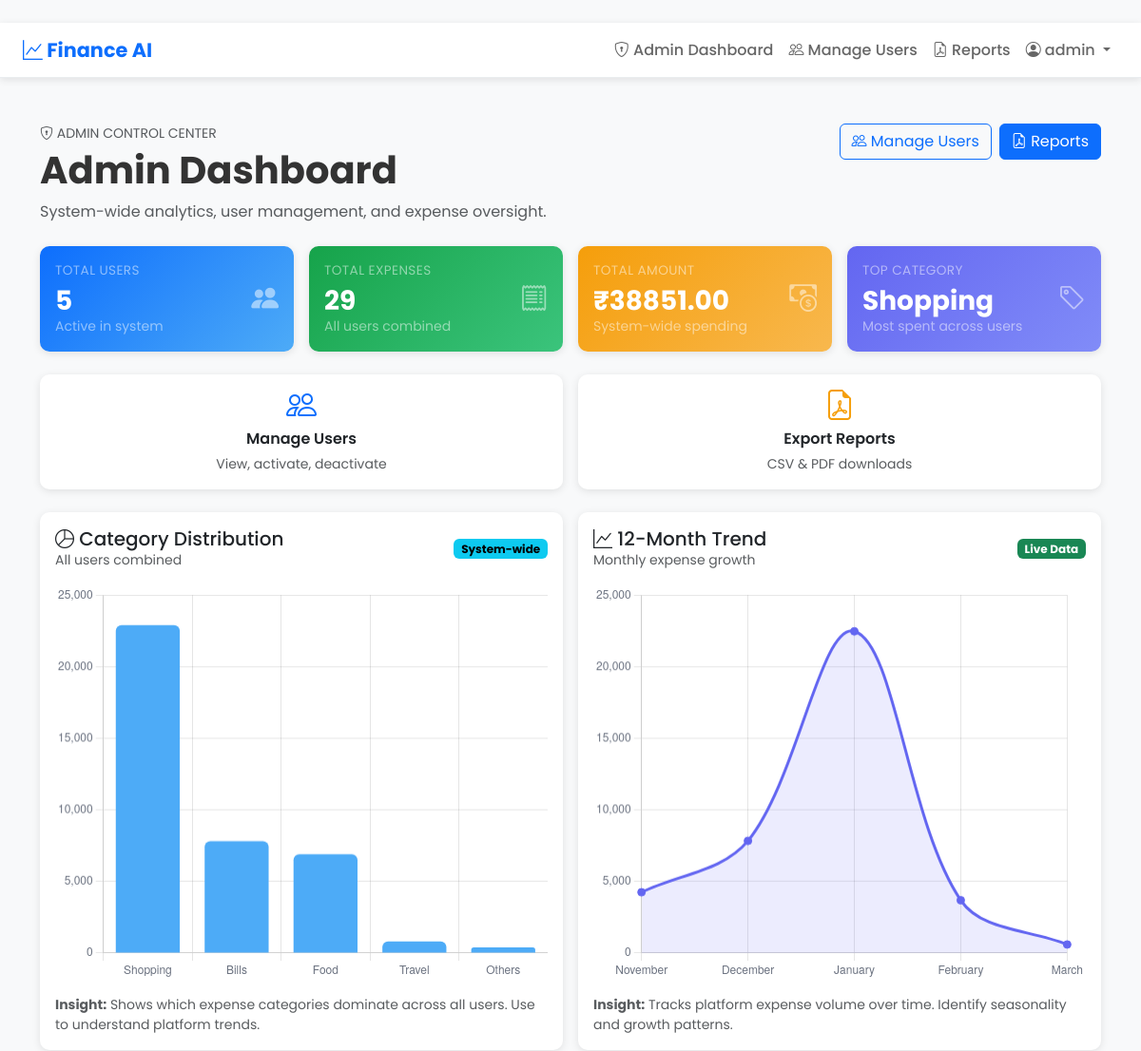
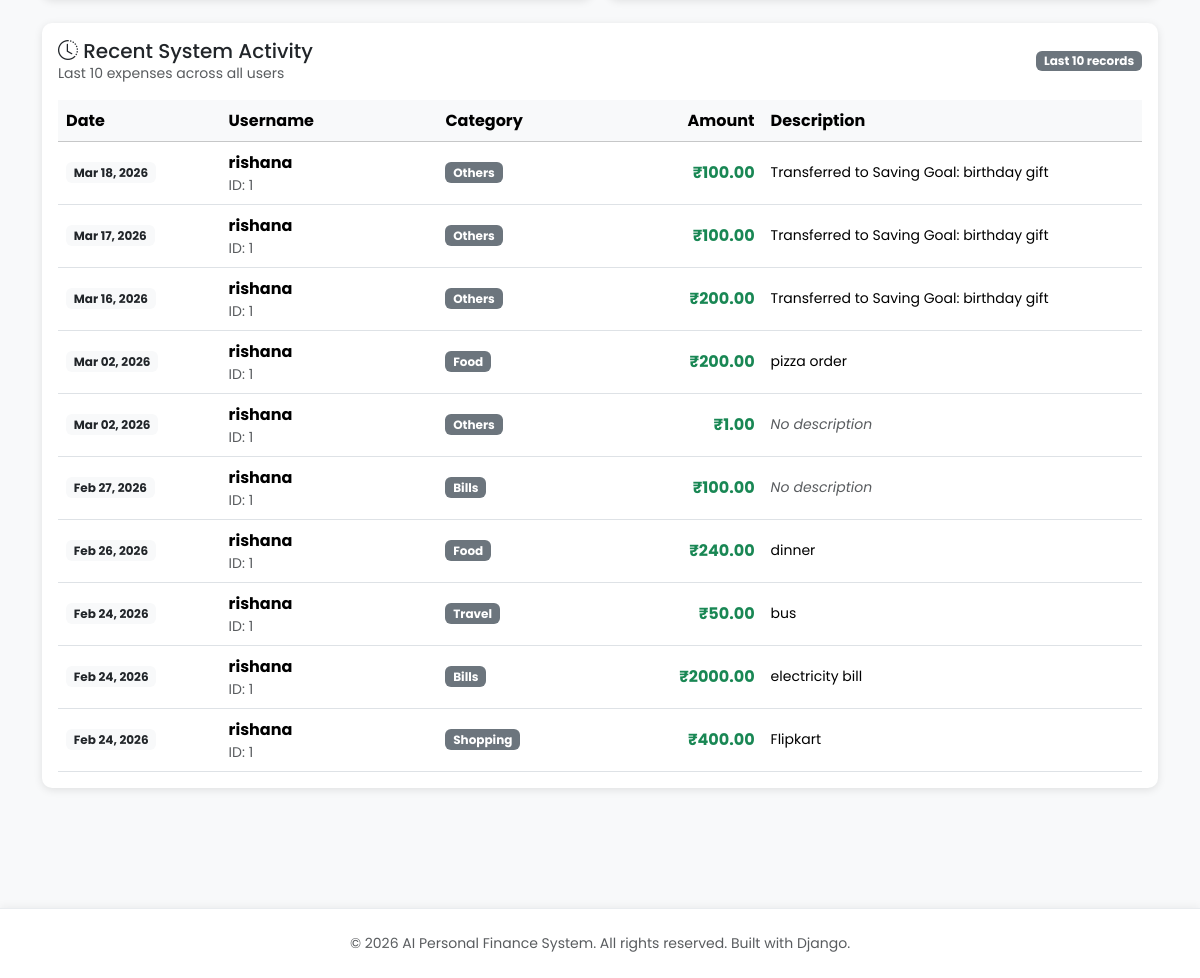
Page /admin-panel/ (signed in) on the committed database (2 pictures, top to bottom).
### expenses/models.py (models this page shows, shortened)
class Expense(models.Model):
	CATEGORY_CHOICES = [
		('Food', 'Food'),
		('Travel', 'Travel'),
		('Shopping', 'Shopping'),
		('Bills', 'Bills'),
		('Others', 'Others'),
	]
	user = models.ForeignKey(User, on_delete=models.CASCADE, related_name='expenses')
	category = models.CharField(max_length=20, choices=CATEGORY_CHOICES)
	amount = models.DecimalField(
		max_digits=10,
		decimal_places=2,
		validators=[
			MinValueValidator(Decimal('0.01')),
			MaxValueValidator(Decimal('1000000.00'))
		]
	)
	description = models.TextField(blank=True)
	date = models.DateField(default=dt_date.today)
	is_anomaly = models.BooleanField(default=False)
	is_auto_categorized = models.BooleanField(default=False)
	is_ml_predicted = models.BooleanField(default=False)
	class Meta:
		ordering = ['-date', '-id']

### expenses/views_admin.py (the view)
@user_passes_test(is_admin, redirect_field_name=None)
def admin_dashboard(request):
    if not (request.user.is_staff and request.user.is_superuser):
        return redirect('dashboard')
    total_users = User.objects.count()
    total_expenses = Expense.objects.count()
    total_amount = Expense.objects.aggregate(total=Sum('amount'))['total'] or 0
    avg_expense = total_amount / total_expenses if total_expenses > 0 else 0
    most_spent_category = Expense.objects.values('category').annotate(
        total=Sum('amount'),
        count=Count('id')
    ).order_by('-total').first()
    if most_spent_category:
        most_spent = most_spent_category['category']
    else:
        most_spent = 'N/A'
    all_category_data = Expense.objects.values('category').annotate(
        total=Sum('amount')
    ).order_by('-total')
    category_labels = [row['category'] for row in all_category_data]
    category_values = [float(row['total']) for row in all_category_data]
    today = datetime.now()
    year_ago = today - timedelta(days=365)
    yearly_data = Expense.objects.filter(
        date__gte=year_ago
    ).annotate(
        month=TruncMonth('date')
    ).values('month').annotate(
        total=Sum('amount')
    ).order_by('month')
    trend_labels = [f"{month_name[row['month'].month]}" for row in yearly_data]
    trend_values = [float(row['total']) for row in yearly_data]
    recent_expenses = Expense.objects.select_related('user').order_by('-date')[:10]
    context = {
        'total_users': total_users,
        'total_expenses': total_expenses,
        'total_amount': f"{total_amount:.2f}",
        'avg_expense': f"{avg_expense:.2f}",
        'most_spent': most_spent,
        'category_labels': json.dumps(category_labels),
        'category_values': json.dumps(category_values),
        'trend_labels': json.dumps(trend_labels),
        'trend_values': json.dumps(trend_values),
        'recent_expenses': recent_expenses,
    }
    return render(request, 'admin/admin_dashboard.html', context)

### expenses/views_admin.py (called while the page is built)
def is_admin(user):
    return user.is_staff and user.is_superuser

### expenses/templates/admin/admin_dashboard.html (shortened to what this page needs)
﻿{% extends 'base.html' %}
{% block content %}
<div class="container py-4">
  <div class="d-flex flex-wrap justify-content-between align-items-start gap-3 mb-4">
    <div>
      <p class="text-uppercase small text-muted mb-1"><i class="bi bi-shield-lock"></i> Admin Control Center</p>
      <h1 class="fw-bold mb-2">Admin Dashboard</h1>
      <p class="text-muted mb-0">System-wide analytics, user management, and expense oversight.</p>
    </div>
    <div class="d-flex gap-2 flex-wrap">
      <a href="{% url 'admin_manage_users' %}" class="btn btn-outline-primary"><i class="bi bi-people"></i> Manage
        Users</a>
      <a href="{% url 'admin_reports' %}" class="btn btn-primary"><i class="bi bi-file-earmark-pdf"></i> Reports</a>
    </div>
  </div>
  <div class="row g-3 mb-4">
    <div class="col-md-6 col-xl-3">
      <div class="card card-spotlight bg-sky card-hover h-100">
        <div class="card-body d-flex align-items-center justify-content-between">
          <div>
            <p class="metric-label mb-1 text-white-50">Total Users</p>
            <h3 class="fw-bold mb-0">{{ total_users }}</h3>
            <small class="text-white-50">Active in system</small>
          </div>
          <i class="bi bi-people-fill icon text-white-50"></i>
        </div>
      </div>
    </div>
    <div class="col-md-6 col-xl-3">
      <div class="card card-spotlight bg-emerald card-hover h-100">
        <div class="card-body d-flex align-items-center justify-content-between">
          <div>
            <p class="metric-label mb-1 text-white-50">Total Expenses</p>
            <h3 class="fw-bold mb-0">{{ total_expenses }}</h3>
            <small class="text-white-50">All users combined</small>
          </div>
          <i class="bi bi-receipt icon text-white-50"></i>
        </div>
      </div>
    </div>
    <div class="col-md-6 col-xl-3">
      <div class="card card-spotlight bg-amber card-hover h-100">
        <div class="card-body d-flex align-items-center justify-content-between">
          <div>
            <p class="metric-label mb-1 text-white-50">Total Amount</p>
            <h3 class="fw-bold mb-0">₹{{ total_amount }}</h3>
            <small class="text-white-50">System-wide spending</small>
          </div>
          <i class="bi bi-cash-coin icon text-white-50"></i>
        </div>
      </div>
    </div>
    <div class="col-md-6 col-xl-3">
      <div class="card card-spotlight bg-indigo card-hover h-100">
        <div class="card-body d-flex align-items-center justify-content-between">
          <div>
            <p class="metric-label mb-1 text-white-50">Top Category</p>
            <h3 class="fw-bold mb-0">{{ most_spent }}</h3>
            <small class="text-white-50">Most spent across users</small>
          </div>
          <i class="bi bi-tag icon text-white-50"></i>
        </div>
      </div>
    </div>
  </div>
  <div class="row g-3 mb-4">
    <div class="col-md-6">
      <a href="{% url 'admin_manage_users' %}" class="card card-hover text-decoration-none h-100">
        <div class="card-body text-center">
          <i class="bi bi-people" style="font-size: 2rem; color: #0d6efd;"></i>
          <p class="fw-semibold mt-2 mb-1">Manage Users</p>
          <small class="text-muted">View, activate, deactivate</small>
        </div>
      </a>
    </div>
    <div class="col-md-6">
      <a href="{% url 'admin_reports' %}" class="card card-hover text-decoration-none h-100">
        <div class="card-body text-center">
          <i class="bi bi-file-earmark-pdf" style="font-size: 2rem; color: #f59e0b;"></i>
          <p class="fw-semibold mt-2 mb-1">Export Reports</p>
          <small class="text-muted">CSV & PDF downloads</small>
        </div>
      </a>
    </div>
  </div>
  <div class="row g-3 mb-4">
    <div class="col-lg-6">
      <div class="card h-100">
        <div class="card-body">
          <div class="d-flex justify-content-between align-items-center mb-3">
            <div>
              <h5 class="card-title mb-0"><i class="bi bi-pie-chart"></i> Category Distribution</h5>
              <small class="text-muted">All users combined</small>
            </div>
            <span class="badge text-bg-info">System-wide</span>
          </div>
          <canvas id="categoryChart" height="240" aria-label="Category distribution"></canvas>
          <p class="text-muted small mt-3 mb-0"><strong>Insight:</strong> Shows which expense categories dominate across
            all users. Use to understand platform trends.</p>
        </div>
      </div>
    </div>
    <div class="col-lg-6">
      <div class="card h-100">
        <div class="card-body">
          <div class="d-flex justify-content-between align-items-center mb-3">
            <div>
              <h5 class="card-title mb-0"><i class="bi bi-graph-up"></i> 12-Month Trend</h5>
              <small class="text-muted">Monthly expense growth</small>
            </div>
            <span class="badge text-bg-success">Live Data</span>
          </div>
          <canvas id="trendChart" height="240" aria-label="Monthly trend"></canvas>
          <p class="text-muted small mt-3 mb-0"><strong>Insight:</strong> Tracks platform expense volume over time.
            Identify seasonality and growth patterns.</p>
        </div>
      </div>
    </div>
  </div>
  <div class="row g-3 mb-4">
    <div class="col-12">
      <div class="card h-100">
        <div class="card-body">
          <div class="d-flex justify-content-between align-items-center mb-3">
            <div>
              <h5 class="card-title mb-0"><i class="bi bi-clock-history"></i> Recent System Activity</h5>
              <small class="text-muted">Last 10 expenses across all users</small>
            </div>
            <span class="badge text-bg-secondary">Last 10 records</span>
          </div>
          {% if recent_expenses %}
          <div class="table-responsive">
            <table class="table align-middle mb-0 table-hover">
              <thead class="table-light">
                <tr>
                  <th style="width: 15%;">Date</th>
                  <th style="width: 20%;">Username</th>
                  <th style="width: 15%;">Category</th>
                  <th class="text-end" style="width: 15%;">Amount</th>
                  <th style="width: 35%;">Description</th>
                </tr>
              </thead>
              <tbody>
                {% for expense in recent_expenses %}
                <tr>
                  <td>
                    <span class="badge text-bg-light text-dark">{{ expense.date|date:'M d, Y' }}</span>
                  </td>
                  <td>
                    <strong>{{ expense.user.username }}</strong>
                    <br><small class="text-muted">ID: {{ expense.user.id }}</small>
                  </td>
                  <td>
                    <span class="badge bg-secondary">{{ expense.category }}</span>
                  </td>
                  <td class="text-end">
                    <strong class="text-success">₹{{ expense.amount|floatformat:2 }}</strong>
                  </td>
                  <td>
                    <small>{{ expense.description|default:'<em class="text-muted">No description</em>' }}</small>
                  </td>
                </tr>
                {% endfor %}
              </tbody>
            </table>
          </div>
          {% else %}
          <div class="alert alert-info mb-0">
            <i class="bi bi-info-circle"></i> No expenses recorded yet.
          </div>
          {% endif %}
        </div>
      </div>
    </div>
  </div>
</div>
<script>
  const categoryLabels = JSON.parse('{{ category_labels|escapejs }}');
  const categoryValues = JSON.parse('{{ category_values|escapejs }}');
  const trendLabels = JSON.parse('{{ trend_labels|escapejs }}');
  const trendValues = JSON.parse('{{ trend_values|escapejs }}');
  function buildChart(ctx, config) {
    return new Chart(ctx, config);
  }
  const categoryCtx = document.getElementById('categoryChart');
  if (categoryCtx) {
    buildChart(categoryCtx, {
      type: 'bar',
      data: {
        labels: categoryLabels,
        datasets: [{
          label: 'Amount',
          data: categoryValues,
          backgroundColor: '#4dabf7',
          borderRadius: 6
        }]
      },
      options: {
        responsive: true,
        plugins: { legend: { display: false } },
        scales: { y: { beginAtZero: true, ticks: { color: '#6b7280' } }, x: { ticks: { color: '#6b7280' } } }
      }
    });
  }
  const trendCtx = document.getElementById('trendChart');
  if (trendCtx) {
    buildChart(trendCtx, {
      type: 'line',
      data: {
        labels: trendLabels,
        datasets: [{
          label: 'Monthly Spend',
          data: trendValues,
          fill: true,
          borderColor: '#6366f1',
          backgroundColor: 'rgba(99, 102, 241, 0.12)',
          tension: 0.35,
          pointRadius: 4,
          pointBackgroundColor: '#6366f1'
        }]
      },
      options: {
        responsive: true,
        plugins: { legend: { display: false } },
        scales: { y: { beginAtZero: true, ticks: { color: '#6b7280' } }, x: { ticks: { color: '#6b7280' } } }
      }
    });
  }
</script>
{% endblock %}

### expenses/templates/base.html (shortened to what this page needs)
<!DOCTYPE html>
<html lang="en">
<head>
  <link href="https://cdn.jsdelivr.net/npm/bootstrap@5.3.3/dist/css/bootstrap.min.css" rel="stylesheet" />
  <link href="https://cdn.jsdelivr.net/npm/bootstrap-icons@1.11.1/font/bootstrap-icons.css" rel="stylesheet" />
</head>
<body>
  <nav class="navbar navbar-expand-lg sticky-top">
    <div class="container-fluid ps-4 pe-4">
      <a class="navbar-brand" href="/"><i class="bi bi-graph-up"></i> Finance AI</a>
      <div class="collapse navbar-collapse" id="navbarNav">
        <ul class="navbar-nav ms-auto">
          {% if user.is_authenticated %}
          {% if user.is_staff and user.is_superuser %}
          <li class="nav-item"><a class="nav-link active" href="/admin-panel/"><i class="bi bi-shield-lock"></i> Admin
              Dashboard</a></li>
          <li class="nav-item"><a class="nav-link" href="/admin-panel/users/"><i class="bi bi-people"></i> Manage
              Users</a></li>
          <li class="nav-item"><a class="nav-link" href="/admin-panel/reports/"><i class="bi bi-file-earmark-pdf"></i>
              Reports</a></li>
          {% endif %}
          <li class="nav-item dropdown">
            <a class="nav-link dropdown-toggle" href="#" role="button" data-bs-toggle="dropdown" aria-expanded="false">
              <i class="bi bi-person-circle"></i> {{ user.username }}
            </a>
          </li>
          {% else %}
          <li class="nav-item"><a class="nav-link" href="/login/"><i class="bi bi-box-arrow-in-right"></i> Login</a>
          </li>
          <li class="nav-item"><a class="btn btn-primary btn-sm ms-2" href="/register/">Sign Up</a></li>
          {% endif %}
        </ul>
      </div>
    </div>
  </nav>
  <main class="container-fluid ps-4 pe-4 py-4">
    {% block content %}{% endblock %}
  </main>
  <footer class="mt-5 py-4 text-center text-muted">
    <p class="mb-0"><small>&copy; 2026 AI Personal Finance System. All rights reserved. Built with Django.</small></p>
  </footer>
</body>
</html>

### expenses/templates/base.html (style rules this page uses)
:root { --bs-primary: #0d6efd; --bs-success: #198754; --bs-light: #f8f9fa; --color-shadow: 0 2px 8px rgba(0, 0, 0, 0.1); }
body { font-family: 'Poppins', sans-serif; background-color: #f8f9fa; color: #333; }
.navbar { background: white; box-shadow: var(--color-shadow); border-bottom: 1px solid #e9ecef; }
.navbar-brand { font-weight: 700; font-size: 1.3rem; color: #0d6efd !important; }
.nav-link { color: #666 !important; font-weight: 500; transition: color 0.2s; }
.card { border: none; box-shadow: var(--color-shadow); border-radius: 10px; }
main { min-height: 85vh; }
footer { background-color: white; border-top: 1px solid #e9ecef; box-shadow: 0 -2px 8px rgba(0, 0, 0, 0.05); }

### expenses/templates/admin/admin_dashboard.html (style rules this page uses)
.card-spotlight { border: none; color: #fff; }
.card-spotlight .icon { font-size: 1.8rem; }
.bg-sky { background: linear-gradient(135deg, #0d6efd 0%, #4dabf7 100%); }
.bg-emerald { background: linear-gradient(135deg, #16a34a 0%, #3bc47c 100%); }
.bg-amber { background: linear-gradient(135deg, #f59e0b 0%, #f8b84e 100%); }
.bg-indigo { background: linear-gradient(135deg, #6366f1 0%, #818cf8 100%); }
.card-hover { transition: transform 0.15s ease, box-shadow 0.15s ease; }
.metric-label { letter-spacing: 0.03em; font-size: 0.85rem; text-transform: uppercase; }

### rows in the picture
Expense: category "Shopping", date "Feb 24, 2026", user.username "rishana", user.id "1", amount "400.00", description "Flipkart"
Expense: date "Mar 18, 2026", user.username "rishana", user.id "1", category "Others", amount "100.00", description "Transferred to Saving Goal: birthday gift"
Expense: date "Mar 17, 2026", user.username "rishana", user.id "1", category "Others", amount "100.00", description "Transferred to Saving Goal: birthday gift"
Expense: date "Mar 16, 2026", user.username "rishana", user.id "1", category "Others", amount "200.00", description "Transferred to Saving Goal: birthday gift"
Expense: date "Mar 02, 2026", user.username "rishana", user.id "1", category "Food", amount "200.00", description "pizza order"
Expense: date "Mar 02, 2026", user.username "rishana", user.id "1", category "Others", amount "1.00", description "No description"
Expense: date "Feb 27, 2026", user.username "rishana", user.id "1", category "Bills", amount "100.00", description "No description"
Expense: date "Feb 26, 2026", user.username "rishana", user.id "1", category "Food", amount "240.00", description "dinner"
Expense: date "Feb 24, 2026", user.username "rishana", user.id "1", category "Travel", amount "50.00", description "bus"
Expense: date "Feb 24, 2026", user.username "rishana", user.id "1", category "Bills", amount "2000.00", description "electricity bill"

### other values in the picture
{{ user.username }} "admin"
{{ total_users }} "5"
{{ total_expenses }} "29"
{{ total_amount }} "38851.00"
chart data {{ category_values|escapejs }} [22900.0, 7820.0, 6910.0, 820.0, 401.0]
chart data {{ trend_values|escapejs }} [4250.0, 7840.0, 22470.0, 3690.0, 601.0]
